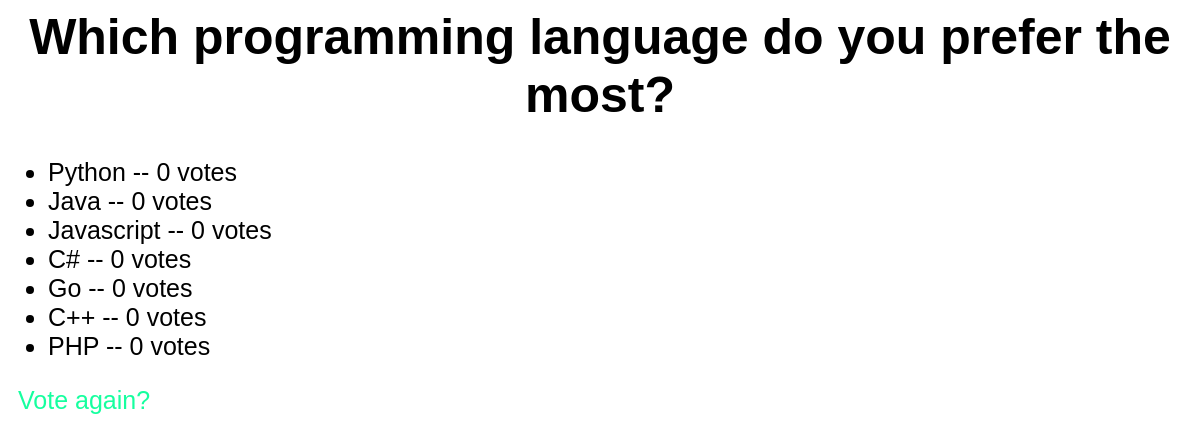
The page /polls/2/results/ on the database as committed earlier.
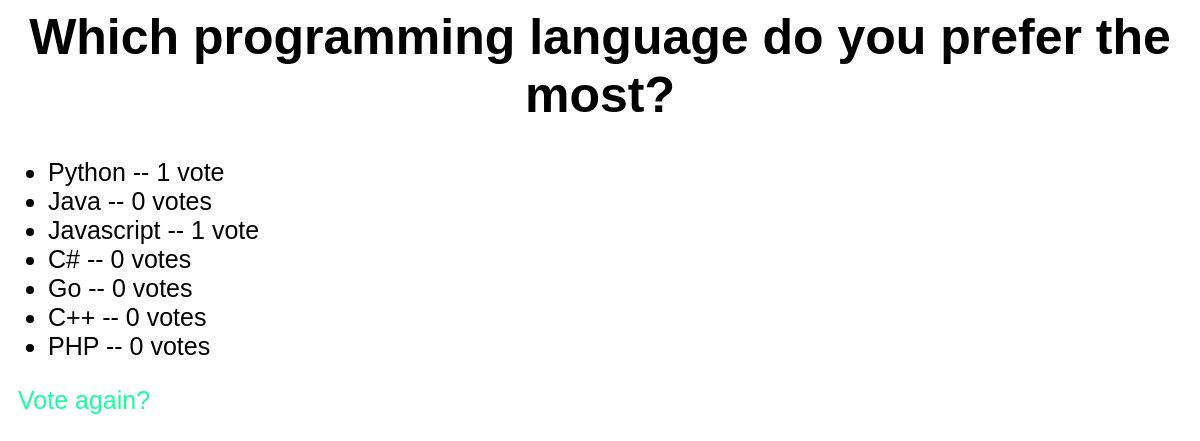
The same page on the database as committed later.
### polls/models.py (models this page shows, shortened)
@python_2_unicode_compatible
class Choice(models.Model):
    question = models.ForeignKey(Question, on_delete=models.CASCADE)
    choice_text = models.CharField(max_length=200)
    votes = models.IntegerField(default=0)

### polls/views.py (the view)
# urls.py: url(r'^(?P<pk>[0-9]+)/results/$', views.ResultsView.as_view(), name='results'),
class ResultsView(generic.DetailView):
    model = Question
    template_name = 'polls/results.html'

### polls/templates/polls/results.html
{% load static %}
<link rel="stylesheet" type="text/css" href="{% static 'polls/style.css' %}" />
<h1>{{ question.ques_text }}</h1>
<ul>
{% for choice in question.choice_set.all %}
    <li>{{ choice.choice_text }} -- {{ choice.votes }} vote{{ choice.votes|pluralize }}</li>
{% endfor %}
</ul>
<a href="{% url 'polls:details' question.id %}">Vote again?</a>

Rows that differ between the two databases and show on the page:
changed Choice "Python": votes "0" → "1"
changed Choice "Javascript": votes "0" → "1"
